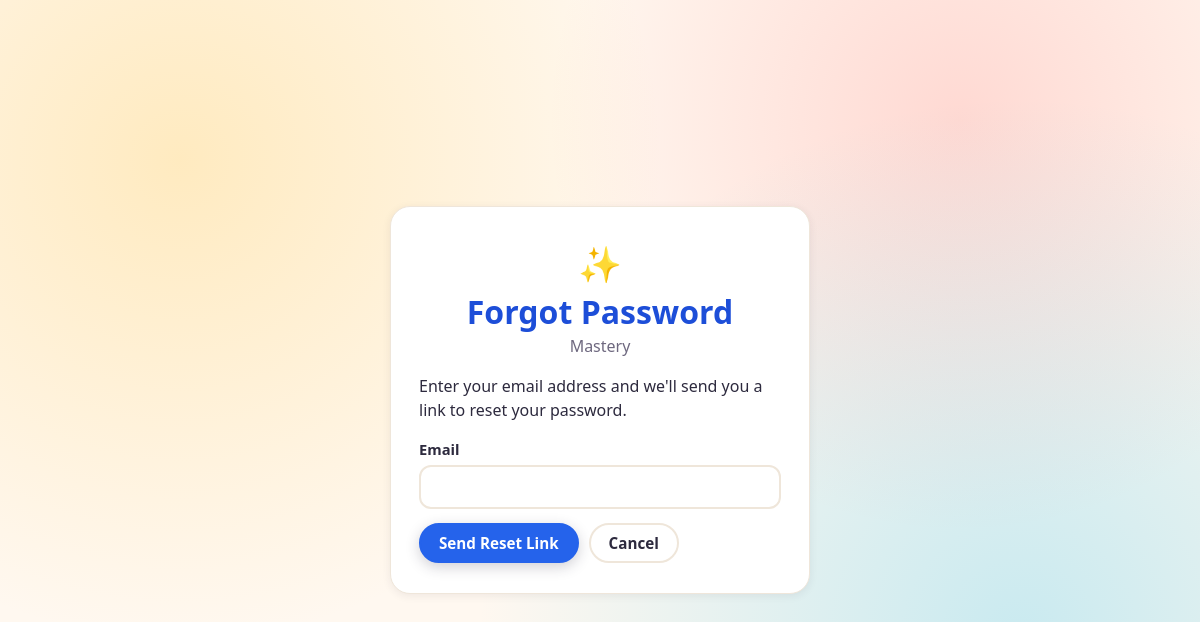
The page /forgot_password.php on the database as committed earlier.
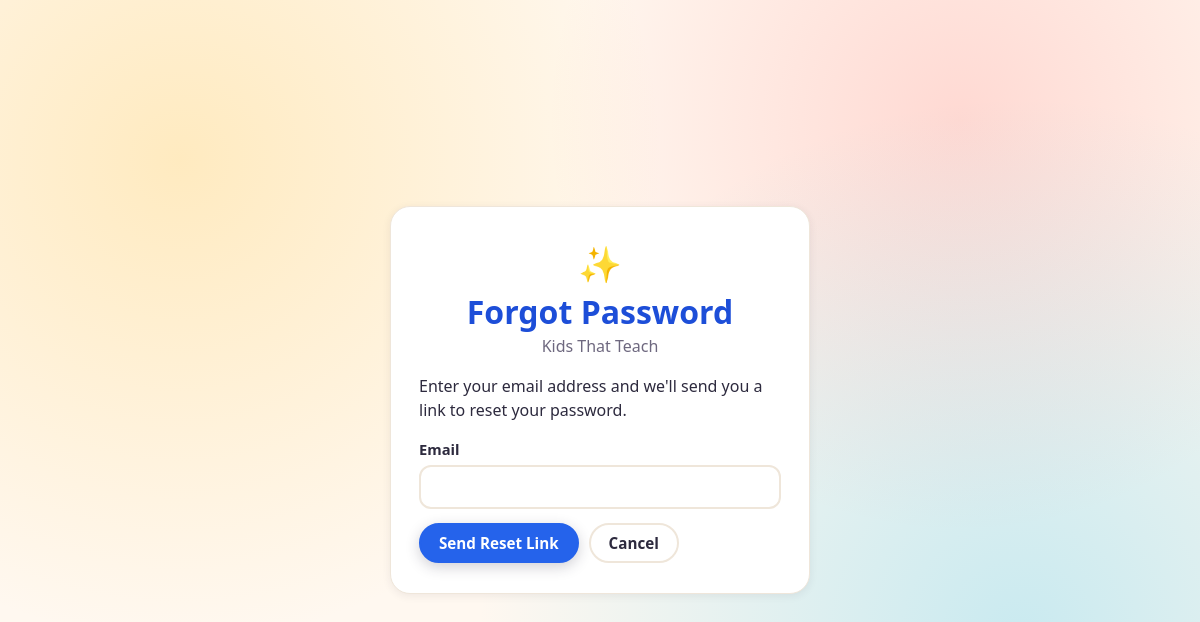
The same page on the database as committed later.
### tables this page shows
CREATE TABLE settings (
  id INT AUTO_INCREMENT PRIMARY KEY,
  key_name VARCHAR(191) NOT NULL UNIQUE,
  value LONGTEXT NULL,
  updated_at DATETIME NOT NULL DEFAULT CURRENT_TIMESTAMP ON UPDATE CURRENT_TIMESTAMP
);

### config.php (called while the page is built, shortened)
<?php
function pdo(): PDO {
    static $pdo = null;
    if ($pdo === null) {
        $dsn = 'mysql:host=' . DB_HOST . ';dbname=' . DB_NAME . ';charset=utf8mb4';
        $options = [
            PDO::ATTR_ERRMODE => PDO::ERRMODE_EXCEPTION,
            PDO::ATTR_DEFAULT_FETCH_MODE => PDO::FETCH_ASSOC,
            PDO::ATTR_EMULATE_PREPARES => false,
        ];
        $pdo = new PDO($dsn, DB_USER, DB_PASS, $options);
    }
    return $pdo;
}

### settings.php (called while the page is built, shortened)
<?php
require_once __DIR__ . '/config.php';
class Settings {
    private static function pdo(): PDO {
        return pdo();
    }
    public static function get(string $key, string $default = ''): string {
        $st = self::pdo()->prepare('SELECT value FROM settings WHERE key_name = ? LIMIT 1');
        $st->execute([$key]);
        $row = $st->fetch();
        return $row ? (string)$row['value'] : $default;
    }
    public static function siteTitle(): string {
        return self::get('site_title', APP_NAME);
    }
}

### forgot_password.php (the view, shortened to what this page needs)
<?php
require_once __DIR__ . '/config.php';
require_once __DIR__ . '/lib/Application.php';
require_once __DIR__ . '/lib/ApplicationUI.php';
require_once __DIR__ . '/settings.php';
function h($s) {
    return htmlspecialchars($s ?? '', ENT_QUOTES, 'UTF-8');
}
$success = !empty($_GET['sent']);
$prefillEmail = $_SESSION['forgot_password_email'] ?? '';
?>
<!doctype html><html><head><meta charset="utf-8"><meta name="viewport" content="width=device-width,initial-scale=1">
<?=ApplicationUI::cssLink('/styles.css')?></head>
<body class="auth">
  <div class="card auth-card">
    <div class="auth-mark" aria-hidden="true">&#10024;</div>
    <h1>Forgot Password</h1>
    <p class="subtitle"><?=h(Settings::siteTitle())?></p>
    <?php if ($success): ?>
      <p class="flash">If an account with that email exists, we've sent you a password reset link.</p>
      <p><a href="/login.php">Back to Login</a></p>
    <?php else: ?>
      <p>Enter your email address and we'll send you a link to reset your password.</p>
      <form method="post" action="/forgot_password_eval.php" class="stack">
        <label>Email
          <input type="email" name="email" value="<?=h($prefillEmail)?>" required>
        </label>
        <div class="actions">
          <button type="submit" class="button primary">Send Reset Link</button>
          <a href="/login.php" class="button">Cancel</a>
        </div>
      </form>
    <?php endif; ?>
  </div>
</body></html>

Rows that differ between the two databases and show on the page:
changed settings: value "Mastery" → "Kids That Teach"
